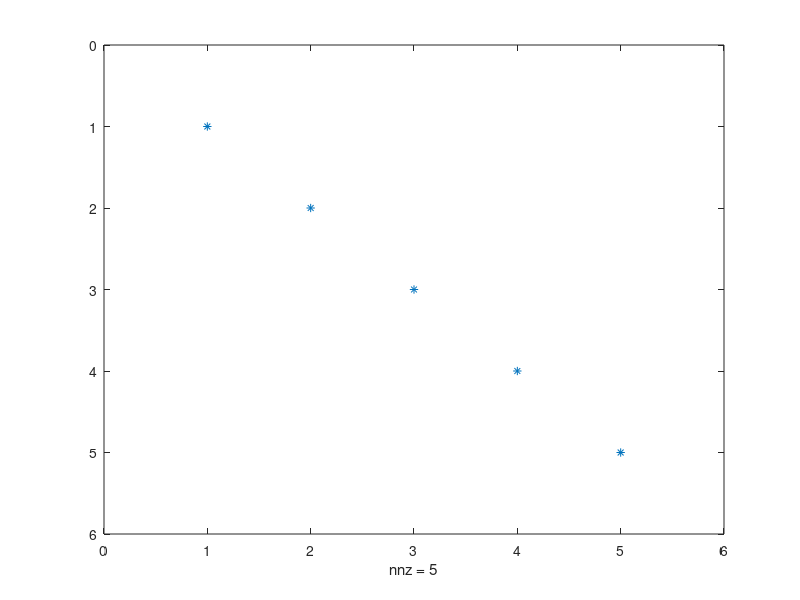

Reproduce this figure in MATLAB.
%Concatenating
C = zeros(5,5);
for i = 1:5
    for j = 1:5
        C(i,j) = sqrt(2/5)*cos(pi*(i-(1/2))*(j-(1/2))/5);
    end
end
%spy(C);
%Verify C = C^-1 by verifying C * C = I5
I = C * C;
%Need to round because matlab doesn't automatically.
I = round(I);
spy(I);